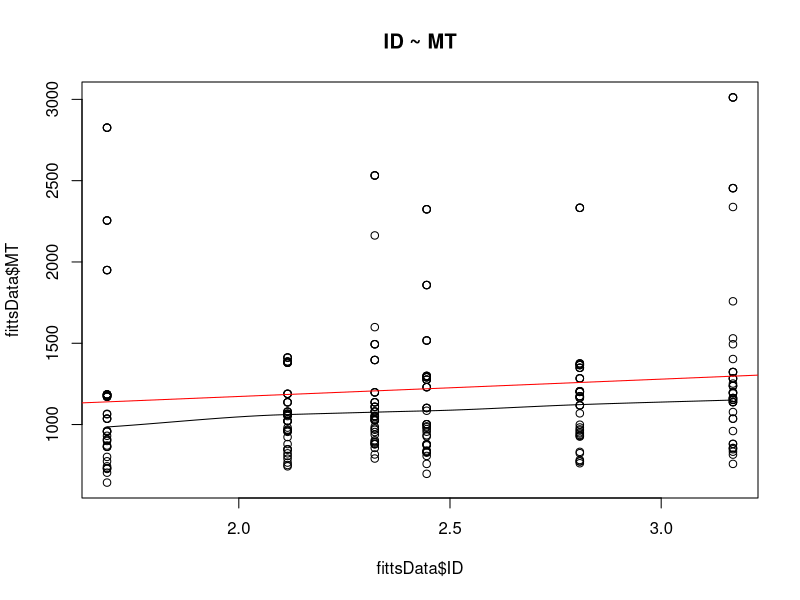
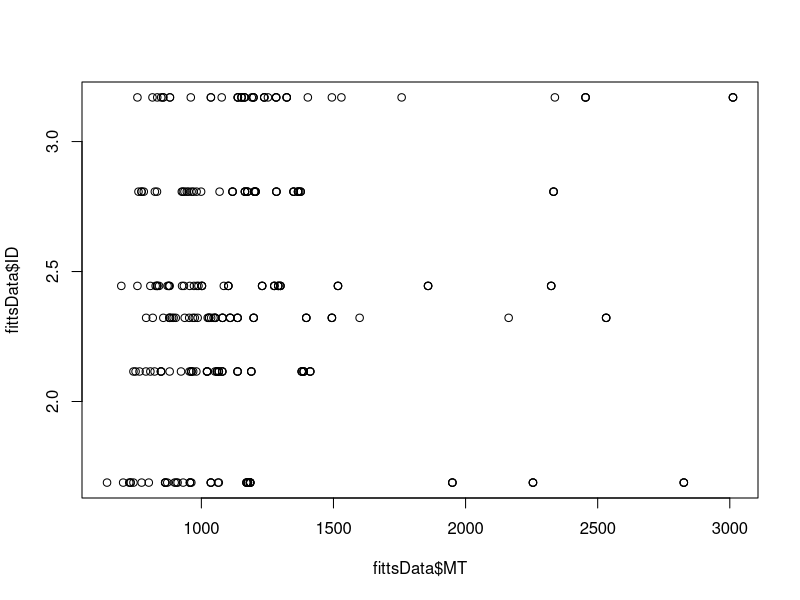
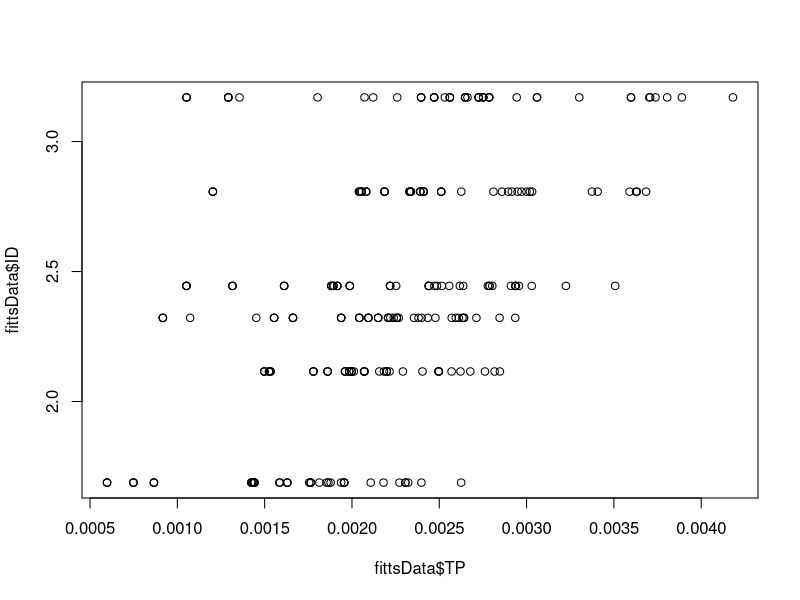

Source code (R) for these figures, in order:
#Reading Fitts law apparatus data from a file
dataFL <-read.table("logfile.txt",header = FALSE, sep=":", col.names = c("W","D","MT"))
dataFL

#Calculating ID for each D,W and MT
dataFL$ID<- log2((dataFL$D/dataFL$W)+1)
dataFL

#Saving data of ID, MT
fittsData<- dataFL[,c(3,4)]

#Scatter plot of the data 
scatter.smooth(x=fittsData$ID, y=fittsData$MT, main="ID ~ MT")

#Finding regression co-efficients through linear regression
linearMod <- lm(fittsData$MT~fittsData$ID, data=fittsData)
summary(linearMod)

#drawing the line to get regression coeffecient a,b
abline(linearMod, col="red")

#Calculating throughput
fittsData$TP<- fittsData$ID/fittsData$MT

#plot graph of MT vs ID
plot(fittsData$MT, fittsData$ID)

#plot graph of TP vs ID
plot(fittsData$TP, fittsData$ID)


